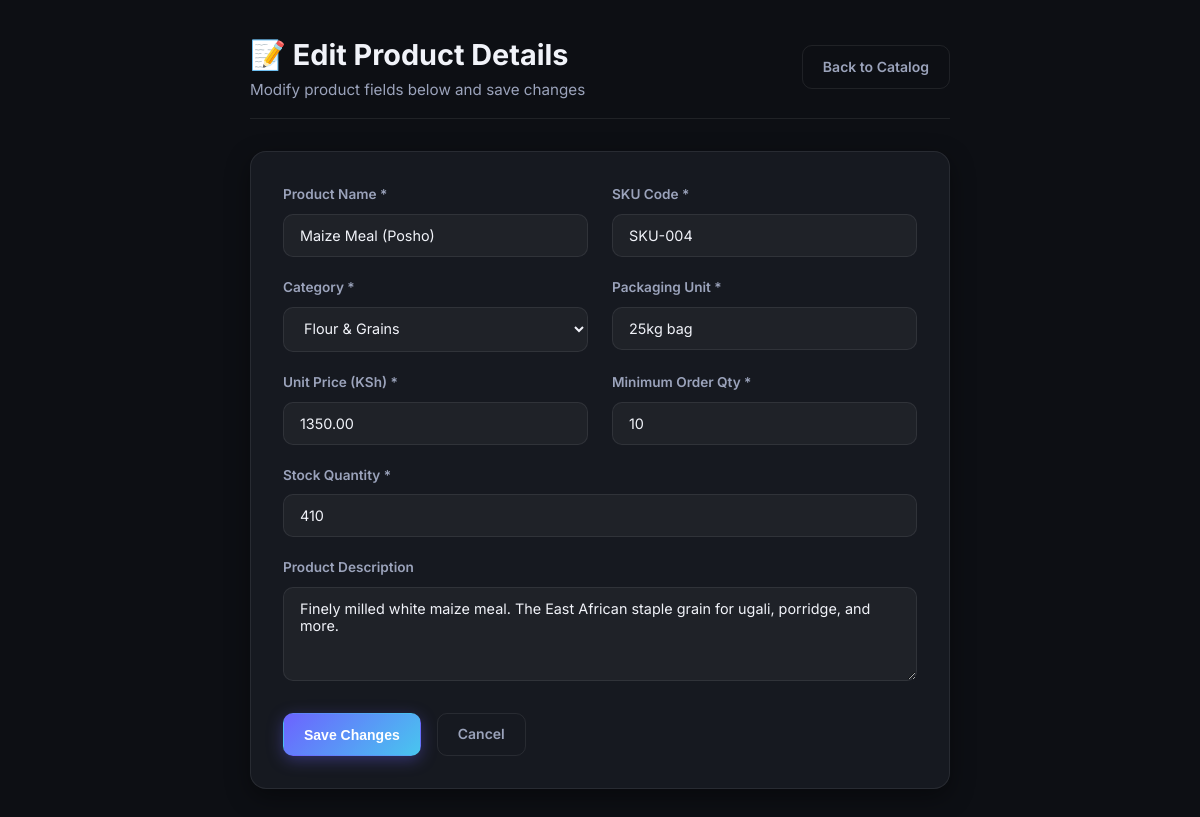
The app's page /edit.php?id=4 with its own data.
### tables this page shows
CREATE TABLE products (
    id INT AUTO_INCREMENT PRIMARY KEY,
    name VARCHAR(200) NOT NULL,
    sku VARCHAR(50) NOT NULL UNIQUE,
    category VARCHAR(100) NOT NULL,
    unit VARCHAR(100) NOT NULL,
    unit_price DECIMAL(10,2) NOT NULL CHECK (unit_price >= 0),
    min_order_qty INT NOT NULL DEFAULT 1 CHECK (min_order_qty >= 1),
    stock_qty INT NOT NULL DEFAULT 0 CHECK (stock_qty >= 0),
    description TEXT,
    created_at TIMESTAMP DEFAULT CURRENT_TIMESTAMP
);

### edit.php (the view, shortened to what this page needs)
<?php
include("db.php");
$id = intval($_GET['id']);
$stmt = $conn->prepare("SELECT * FROM products WHERE id = ?");
$stmt->bind_param("i", $id);
$stmt->execute();
$result = $stmt->get_result();
$product = $result->fetch_assoc();
?>
<!DOCTYPE html>
<html lang="en">
<head>
    <link rel="stylesheet" href="style.css">
</head>
<body>
    <div class="container" style="max-width: 700px;">
        <header>
            <div>
                <h1>📝 Edit Product Details</h1>
                <p class="subtitle">Modify product fields below and save changes</p>
            </div>
            <a href="index.php" class="btn btn-secondary">Back to Catalog</a>
        </header>
        <div class="card">
            <form action="edit.php?id=<?php echo $id; ?>" method="POST" id="edit-product-form">
                <div class="grid">
                    <div class="form-group">
                        <label for="name">Product Name *</label>
                        <input type="text" name="name" id="name" required placeholder="e.g. Kabras Sugar" value="<?php echo htmlspecialchars($product['name']); ?>">
                    </div>
                    <div class="form-group">
                        <label for="sku">SKU Code *</label>
                        <input type="text" name="sku" id="sku" required placeholder="e.g. SKU-002" value="<?php echo htmlspecialchars($product['sku']); ?>">
                    </div>
                </div>
                <div class="grid">
                    <div class="form-group">
                        <label for="category">Category *</label>
                        <select name="category" id="category" required>
                            <option value="Flour & Grains" <?php echo ($product['category'] == 'Flour & Grains') ? 'selected' : ''; ?>>Flour & Grains</option>
                        </select>
                    </div>
                    <div class="form-group">
                        <label for="unit">Packaging Unit *</label>
                        <input type="text" name="unit" id="unit" required placeholder="e.g. 50kg bag" value="<?php echo htmlspecialchars($product['unit']); ?>">
                    </div>
                </div>
                <div class="grid">
                    <div class="form-group">
                        <label for="unit_price">Unit Price (KSh) *</label>
                        <input type="number" step="0.01" min="0" name="unit_price" id="unit_price" required placeholder="e.g. 2100.00" value="<?php echo htmlspecialchars($product['unit_price']); ?>">
                    </div>
                    <div class="form-group">
                        <label for="min_order_qty">Minimum Order Qty *</label>
                        <input type="number" min="1" name="min_order_qty" id="min_order_qty" required placeholder="e.g. 10" value="<?php echo htmlspecialchars($product['min_order_qty']); ?>">
                    </div>
                </div>
                <div class="form-group">
                    <label for="stock_qty">Stock Quantity *</label>
                    <input type="number" min="0" name="stock_qty" id="stock_qty" required placeholder="e.g. 220" value="<?php echo htmlspecialchars($product['stock_qty']); ?>">
                </div>
                <div class="form-group">
                    <label for="description">Product Description</label>
                    <textarea name="description" id="description" rows="4" placeholder="Brief details about the product..."><?php echo htmlspecialchars($product['description']); ?></textarea>
                </div>
                <div class="form-actions">
                    <button type="submit" id="submit-btn" class="btn btn-primary">Save Changes</button>
                    <a href="index.php" class="btn btn-secondary">Cancel</a>
                </div>
            </form>
        </div>
    </div>
</body>
</html>

### style.css (style rules this page uses)
:root { --color-bg: #0d0f14; --color-surface: #161920; --color-surface-2: #1e2230; --color-border: rgba(255, 255, 255, 0.08); --color-text-primary: #f1f3f9; --color-text-secondary: #9ba3bb; --color-text-muted: #5c6480; --color-accent: #6c63ff; --color-accent-hover: #7d75ff; --color-success: #10b981; --color-danger: #ef4444; --radius-md: 10px; --radius-lg: 16px; --shadow-md: 0 8px 24px rgba(0, 0, 0, 0.40); --transition-fast: 0.15s ease; }
* { box-sizing: border-box; margin: 0; padding: 0; }
body { font-family: 'Inter', sans-serif; background: var(--color-bg); color: var(--color-text-primary); line-height: 1.6; padding: 2rem; }
.container { max-width: 1100px; margin: 0 auto; }
header { display: flex; justify-content: space-between; align-items: center; margin-bottom: 2rem; padding-bottom: 1rem; border-bottom: 1px solid var(--color-border); }
h1 { font-size: 1.8rem; font-weight: 700; }
p.subtitle { color: var(--color-text-secondary); font-size: 0.95rem; }
.btn { display: inline-flex; align-items: center; padding: 0.6rem 1.25rem; border-radius: var(--radius-md); font-size: 0.875rem; font-weight: 600; cursor: pointer; border: 1px solid transparent; text-decoration: none; transition: all var(--transition-fast); }
.btn-primary { background: linear-gradient(135deg, #6c63ff 0%, #48c6ef 100%); color: white; box-shadow: 0 4px 16px rgba(108, 99, 255, 0.35); }
.btn-secondary { background: transparent; color: var(--color-text-secondary); border-color: var(--color-border); }
.card { background: var(--color-surface); border: 1px solid var(--color-border); border-radius: var(--radius-lg); padding: 2rem; box-shadow: var(--shadow-md); }
.form-group { margin-bottom: 1.25rem; }
label { display: block; font-size: 0.85rem; font-weight: 600; color: var(--color-text-secondary); margin-bottom: 0.5rem; }
input[type="text"], input[type="number"], input[type="email"], input[type="password"], select, textarea { width: 100%; padding: 0.75rem 1rem; background: rgba(255, 255, 255, 0.04); border: 1px solid var(--color-border); border-radius: var(--radius-md); color: var(--color-text-primary); font-family: inherit; font-size: 0.9rem; outline: none; transition: all var(--transition-fast); }
.grid { display: grid; grid-template-columns: 1fr 1fr; gap: 1.5rem; }
.form-actions { display: flex; gap: 1rem; margin-top: 1.5rem; }

### records on screen
products: name "Maize Meal (Posho)", sku "SKU-004", category "Flour & Grains", unit "25kg bag", unit_price "1350.00", min_order_qty "10", stock_qty "410", description "Finely milled white maize meal. The East African staple grain for ugali, porridge, and more."
